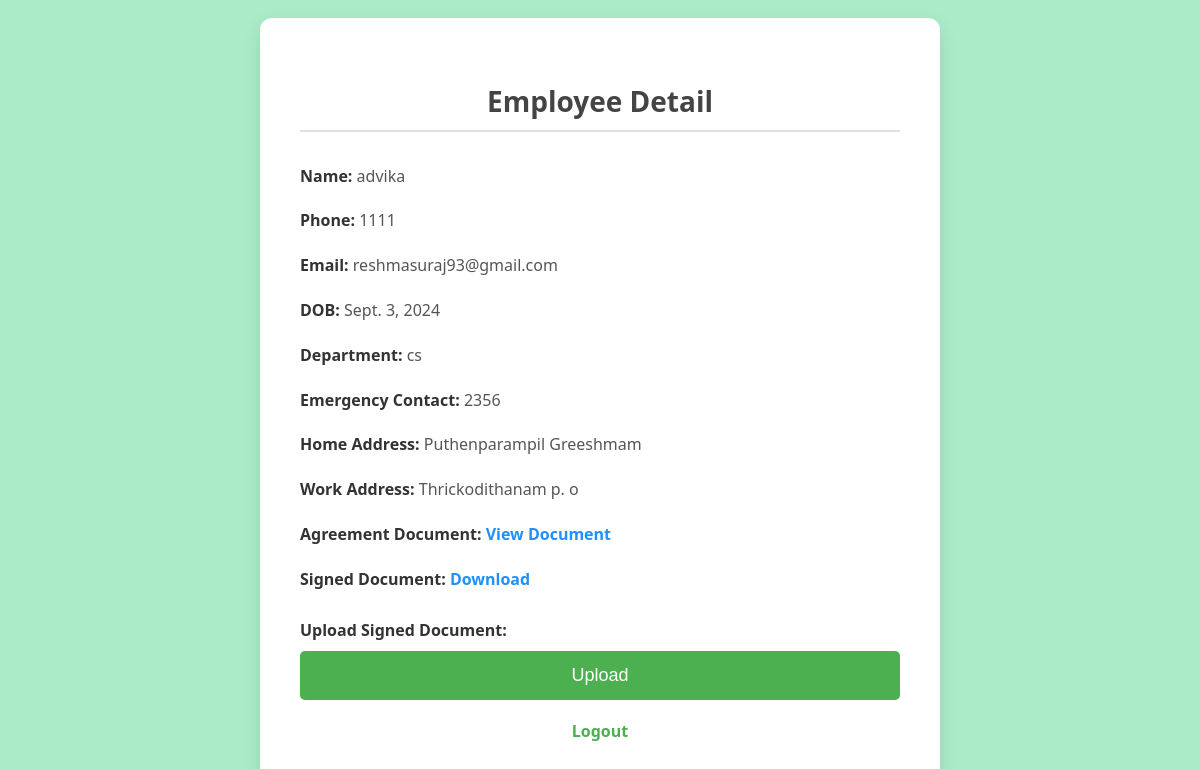
Page /employee-detail/3/ on the committed database.
### directory/models.py (models this page shows, shortened)
class Employee(models.Model):
    name = models.CharField(max_length=100)
    phone_number = models.CharField(max_length=15)
    email_address = models.EmailField()
    dob = models.DateField()
    department = models.CharField(max_length=100)
    emergency_contact = models.CharField(max_length=15)
    home_address = models.TextField()
    work_address = models.TextField()
    agreement_document = models.FileField(upload_to='agreements/', blank=True, null=True)
    additional_document = models.FileField(upload_to='documents/', blank=True, null=True)

### directory/views.py (the view)
# urls.py: path('employee-detail/<int:pk>/', views.employee_detail, name='employee_detail'),
def employee_detail(request, pk):
    employee = Employee.objects.get(pk=pk)
    if request.method == 'POST':
        file = request.FILES.get('additional_document')
        if file:
            employee.additional_document = file
            employee.save()
            return redirect('employee_detail', pk=pk)
    return render(request, 'directory/employee_detail.html', {'employee': employee})

### templates/directory/employee_detail.html (shortened to what this page needs)
<!DOCTYPE html>
<html lang="en">
<head>
</head>
<body>
    <div class="employee-detail-container">
        <h2>Employee Detail</h2>
        <p><strong>Name:</strong> {{ employee.name }}</p>
        <p><strong>Phone:</strong> {{ employee.phone_number }}</p>
        <p><strong>Email:</strong> {{ employee.email_address }}</p>
        <p><strong>DOB:</strong> {{ employee.dob }}</p>
        <p><strong>Department:</strong> {{ employee.department }}</p>
        <p><strong>Emergency Contact:</strong> {{ employee.emergency_contact }}</p>
        <p><strong>Home Address:</strong> {{ employee.home_address }}</p>
        <p><strong>Work Address:</strong> {{ employee.work_address }}</p>
        <p><strong>Agreement Document:</strong>
            {% if employee.agreement_document %}
                <a href="{{ employee.agreement_document.url }}" target="_blank">View Document</a>
            {% else %}
                No Document
            {% endif %}
        </p>
        <p><strong>Signed Document:</strong>
            {% if employee.additional_document %}
                <a href="{{ employee.additional_document.url }}" target="_blank">Download</a>
            {% else %}
                No document
            {% endif %}
        </p>
        <form method="post" enctype="multipart/form-data" id="uploadForm">
            <label for="additional_document">Upload Signed Document:</label>
            <button type="submit">Upload</button>
        </form>
         <div class="footer-links">
            <a href="{% url 'logout' %}" class="logout-link">Logout</a>
        </div>
    </div>
</body>
</html>

### templates/directory/employee_detail.html (style rules this page uses)
body { display: flex; justify-content: center; align-items: center; height: 100vh; margin: 0; background: #acebc8; font-family: 'Segoe UI', Tahoma, Geneva, Verdana, sans-serif; }
.employee-detail-container { background-color: #ffffff; padding: 40px; border-radius: 12px; box-shadow: 0 6px 18px rgba(0, 0, 0, 0.1); width: 100%; max-width: 600px; font-size: 16px; color: #333; }
h2 { text-align: center; margin-bottom: 30px; font-size: 28px; color: #444; border-bottom: 2px solid #e0e0e0; padding-bottom: 10px; }
.employee-detail-container p { margin-bottom: 15px; line-height: 1.8; color: #555; }
.employee-detail-container p strong { color: #333; font-weight: 600; }
.employee-detail-container a { color: #1e90ff; text-decoration: none; font-weight: bold; transition: color 0.3s ease; }
form { margin-top: 25px; text-align: left; }
form label { display: block; margin-bottom: 10px; font-weight: 600; color: #333; }
form button { width: 100%; padding: 14px; background-color: #4CAF50; color: white; border: none; border-radius: 5px; font-size: 18px; cursor: pointer; transition: background-color 0.3s ease; }
.footer-links { display: flex; justify-content: center; gap: 15px; margin-top: 20px; }
.footer-links a { color: #4CAF50; text-decoration: none; font-weight: bold; }

### rows in the picture
Employee: name "advika", phone_number "1111", email_address "reshmasuraj93@gmail.com", dob "Sept. 3, 2024", department "cs", emergency_contact "2356", home_address "Puthenparampil Greeshmam", work_address "Thrickodithanam p. o"
